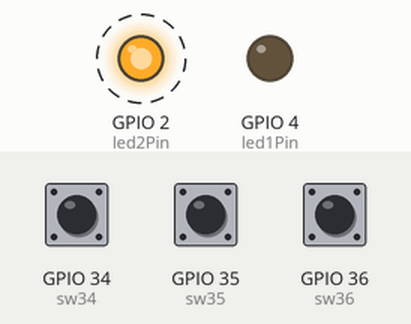
Recording of a sketch running on a simulated ESP32. Parts: output pins drawn as LEDs (lit = HIGH). Dashed ring = blinking. The test bench sets the inputs (shaded band); at power-on: GPIO 35 (sw35) HIGH, GPIO 34 (sw34) HIGH, GPIO 36 (sw36) HIGH.

Above: at 0.87 s.
1.3 s: GPIO 35 (sw35) pulled LOW for 3.2 s
6.0 s: GPIO 34 (sw34) pulled LOW for 0.15 s
At 7.1 s:
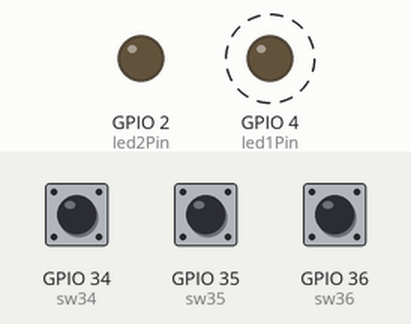
9.0 s: GPIO 35 (sw35) pulled LOW for 0.15 s
At 9.0 s:
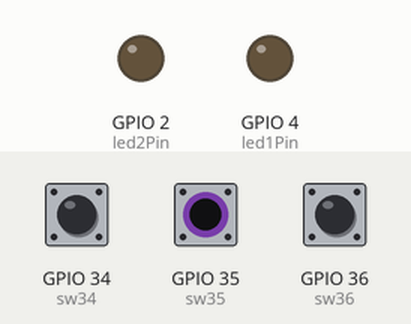
10.6 s: GPIO 36 (sw36) pulled LOW for 0.15 s
At 10.87 s:
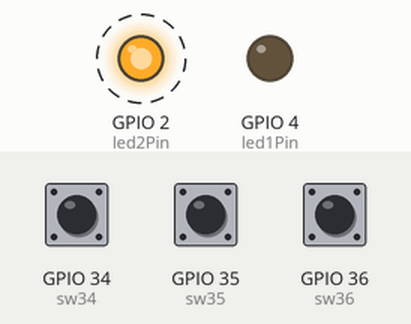
Timing chart, 0 to 14.6 s (numbered marks = the images above; inputs shaded):
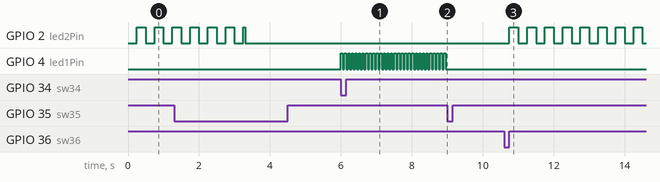

The sketch:

sketch_finalblinkcase.ino
```cpp
const int led1Pin = 4;   // LED1 blinks at 10Hz
const int led2Pin = 2;   // LED2 blinks at 2Hz

const int sw34 = 34;     // Start LED1 (on press)
const int sw35 = 35;     // Stop LED1 (on short press), Stop LED2 (on long press)
const int sw36 = 36;     // Start LED2 (on release)

bool led1Active = false;
bool led2Active = false;

bool led1State = LOW;
bool led2State = LOW;

unsigned long lastBlink1 = 0;
unsigned long lastBlink2 = 0;

unsigned long sw35PressStart = 0;
bool sw35LongPressed = false;

bool prevSw34 = HIGH;
bool prevSw35 = HIGH;
bool prevSw36 = LOW;

void setup() {
  pinMode(led1Pin, OUTPUT);
  pinMode(led2Pin, OUTPUT);

  pinMode(sw34, INPUT);  // With external pull-up
  pinMode(sw35, INPUT);
  pinMode(sw36, INPUT);

  digitalWrite(led1Pin, LOW);
  digitalWrite(led2Pin, LOW);
}

void loop() {
  unsigned long now = millis();

  // Read switch states
  bool currSw34 = digitalRead(sw34);
  bool currSw35 = digitalRead(sw35);
  bool currSw36 = digitalRead(sw36);

  // --- Start LED1 on SW34 press ---
  if (prevSw34 == HIGH && currSw34 == LOW) {
    if (!led2Active) {  // Only turn on LED1 if LED2 is OFF
      led1Active = true;
      led2Active = false;
      led2State = LOW;
      digitalWrite(led2Pin, LOW);
    }
  }

  // --- Stop LED1 on SW35 short press ---
  if (prevSw35 == HIGH && currSw35 == LOW && !sw35LongPressed) {
    led1Active = false;
    led1State = LOW;
    digitalWrite(led1Pin, LOW);
  }

  // --- Start LED2 on SW36 release ---
  if (prevSw36 == LOW && currSw36 == HIGH) {
    if (!led1Active) {  // Only turn on LED2 if LED1 is OFF
      led2Active = true;
      led1Active = false;
      led1State = LOW;
      digitalWrite(led1Pin, LOW);
    }
  }

  // --- Stop LED2 on SW35 long press ---
  if (currSw35 == LOW) {
    if (sw35PressStart == 0) {
      sw35PressStart = now;
    } else if ((now - sw35PressStart >= 2000) && !sw35LongPressed) {
      led2Active = false;
      led2State = LOW;
      digitalWrite(led2Pin, LOW);
      sw35LongPressed = true;
    }
  } else {
    sw35PressStart = 0;
    sw35LongPressed = false;
  }

  // --- Blink LED1 at 10Hz (50ms ON + 50ms OFF) ---
  if (led1Active && now - lastBlink1 >= 50) {
    lastBlink1 = now;
    led1State = !led1State;
    digitalWrite(led1Pin, led1State);
  }

  // --- Blink LED2 at 2Hz (250ms ON + 250ms OFF) ---
  if (led2Active && now - lastBlink2 >= 250) {
    lastBlink2 = now;
    led2State = !led2State;
    digitalWrite(led2Pin, led2State);
  }

  // Save previous states for edge detection
  prevSw34 = currSw34;
  prevSw35 = currSw35;
  prevSw36 = currSw36;

  delay(1);
}
```

Measured:
- after the input at 6.0 s, GPIO 4 (led1Pin): alternates HIGH for 0.05 s and LOW for 0.05 s, starting at once
- after the input at 9.0 s, GPIO 4 (led1Pin): stops changing and stays LOW
- after the input at 10.6 s, GPIO 2 (led2Pin): alternates HIGH for 0.25 s and LOW for 0.25 s, starting after 0.15 s
